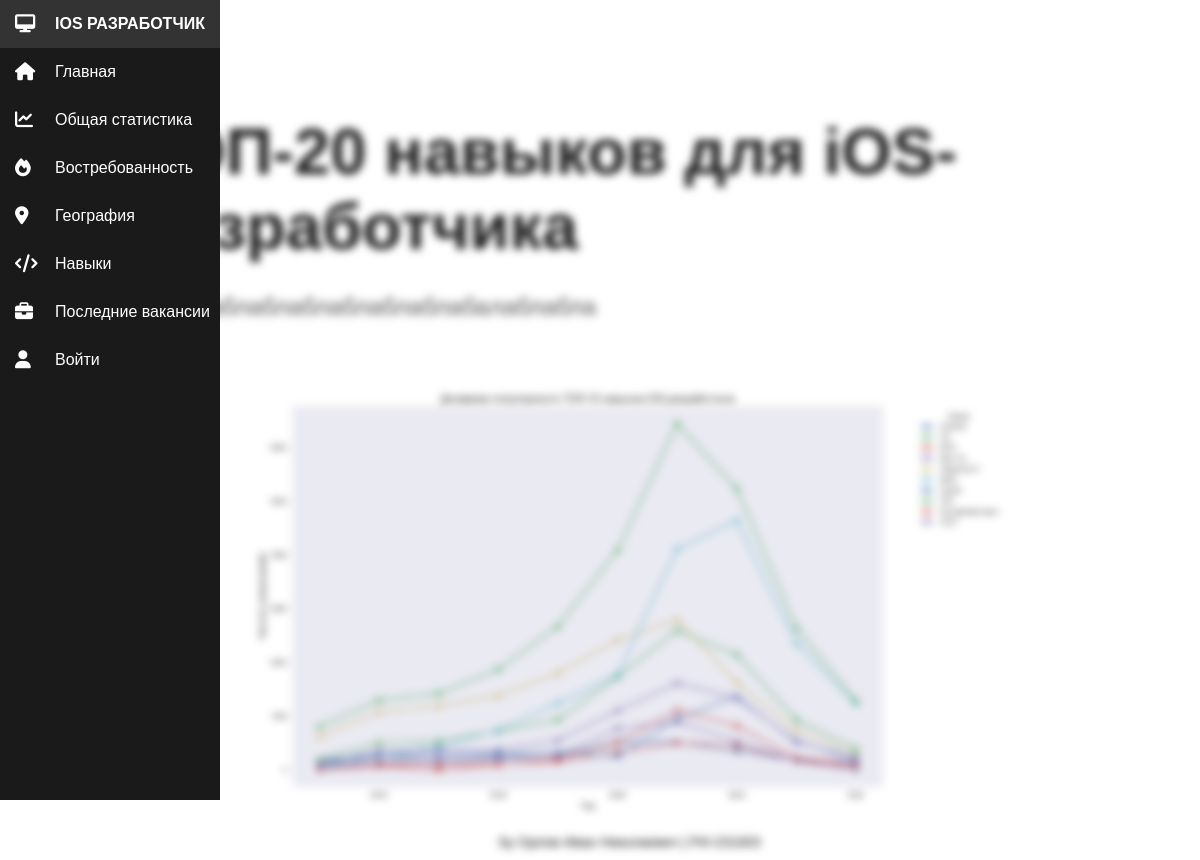
The app's page /skills/, older data.
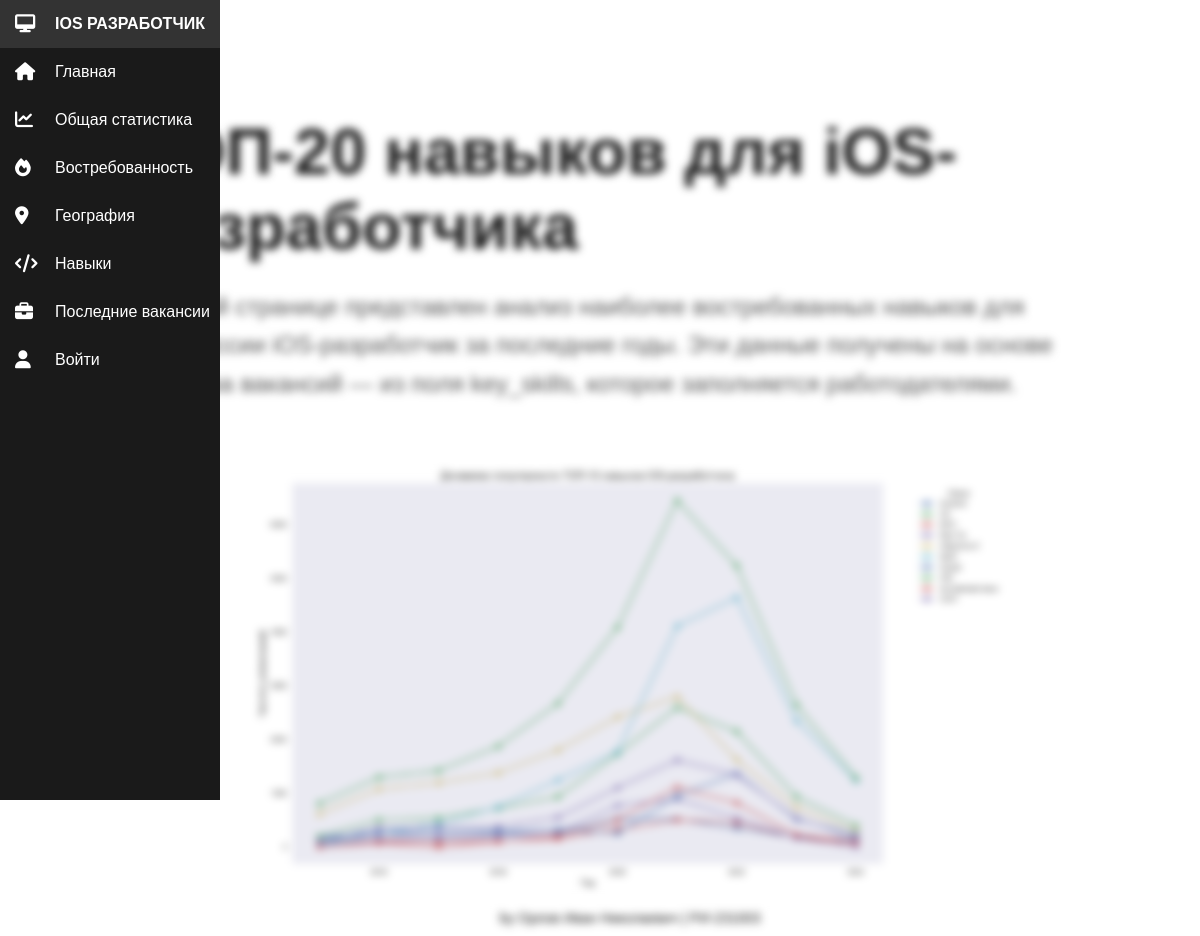
The same page, newer data.
### main/models.py (models this page shows, shortened)
class SkillsStatistics(models.Model):
    title = models.CharField(max_length=200, default='ТОП-20 навыков для iOS-разработчика')
    description = models.TextField(blank=True)
    skills_top_ios_trend = models.ImageField(upload_to='charts/', verbose_name="ТОП-20 навыков по годам для выбранной профессии")
    class Meta:
        verbose_name = "Навыки"
        verbose_name_plural = "Навыки"

### main/views.py (the view)
# urls.py: path('skills/', views.skills, name='skills'),
def skills(request):
    stats = SkillsStatistics.objects.first()
    return render(request, 'main/skills.html', {'stats': stats})

### main/templates/main/skills.html (shortened to what this page needs)
{% extends 'main/base.html' %}
{% load static %}
{% block content %}
<head>
  <link rel="stylesheet" href="{% static 'css/style_statistics_demand_geo_skills.css' %}">
</head>
  <div class="page-header">
    <h1>{{ stats.title }}</h1>
    <p>{{ stats.description }}</p>
  </div>
  <div class="carousel-container">
    <div class="carousel-wrapper" id="carouselWrapper">
      <div class="carousel-slide">
        <img src="{{ stats.skills_top_ios_trend.url }}" alt="График динамики зарплат">
      </div>
    </div>
  </div>
{% endblock %}

Row changes from the older to the newer data that the page shows:
changed SkillsStatistics "ТОП-20 навыков для iOS-разработчика": description "блаблаблаблаблаблаблаблабалаблабла" → "На этой странице представлен анализ наиболее востребованных навыков для профессии iOS-разработчик за последние годы. Эти данные получены на основе анализа вакансий — из поля key_skills, которое заполняется работодателями."
